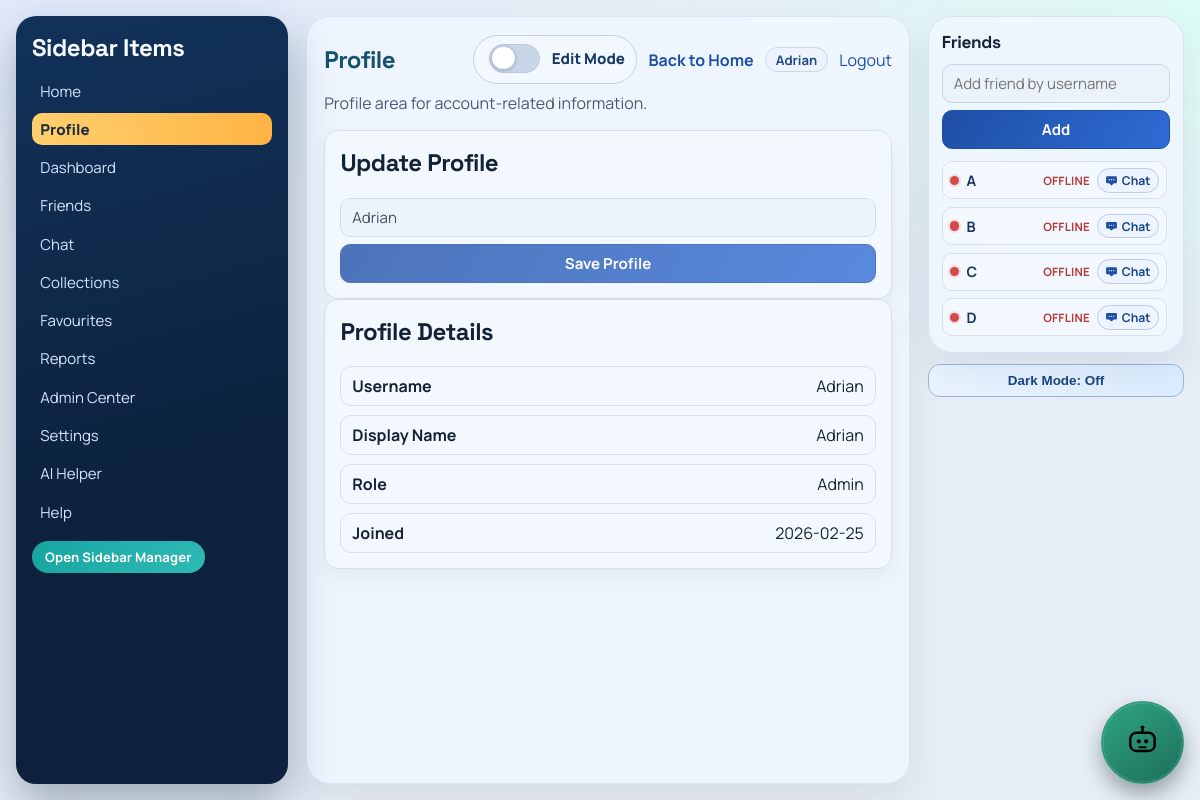
Screenshot of /profile/ (signed in) with the database file from the repository.
### myapp/models.py (models this page shows, shortened)
class SidebarItem(models.Model):
    name = models.CharField(max_length=50)

### myapp/views.py (the view, shortened to what this page needs)
# urls.py: path('profile/', views.profile_page, name='profile_page'),
@login_required
def profile_page(request):
    display_name = request.user.first_name or request.user.username
    role = 'Admin' if _is_admin(request.user) else 'User'
    context = {
        'sidebar_items': _sidebar_items_for_user(request.user),
        'page_title': 'Profile',
        'page_description': 'Profile area for account-related information.',
        'display_name': display_name,
        'info_rows': [
            ('Username', request.user.username),
            ('Display Name', display_name),
            ('Role', role),
            ('Joined', request.user.date_joined.strftime('%Y-%m-%d')),
        ],
        'current_section': 'profile',
    }
    return render(request, 'myapp/profile.html', context)

### myapp/context_processors.py (called while the page is built)
def tab_session_seed(request):
    if not getattr(request, 'user', None) or not request.user.is_authenticated:
        return {'session_seed': False}
    return {'session_seed': bool(request.session.pop('tab_session_seed', False))}

def ui_theme_mode(request):
    theme_mode = request.COOKIES.get('ui_theme_mode') or request.session.get('settings_theme_mode') or 'light'
    if theme_mode not in {'light', 'dark'}:
        theme_mode = 'light'
    return {'ui_theme_mode': theme_mode}

### myapp/templatetags/url_helpers.py (called while the page is built)
@register.simple_tag
def sidebar_item_url(item):
    name = str(getattr(item, 'name', item)).strip().lower()
    mapping = {
        'home': 'index',
        'help': 'help_page',
        'admin center': 'admin_center_page',
        'dashboard': 'dashboard_page',
        'profile': 'profile_page',
        'friends': 'friends_page',
        'chat': 'chat_hub_page',
        'ai helper': 'ai_helper_page',
        'settings': 'settings_page',
        'reports': 'reports_page',
        'collections': 'collections_page',
        'favourites': 'favorites_page',
        'favorites': 'favorites_page',
    }
    route_name = mapping.get(name)
    if route_name:
        return reverse(route_name)
    item_id = getattr(item, 'id', None)
    if item_id:
        return reverse('sidebar_item_detail', args=[item_id])
    return reverse('index')

### myapp/views.py (called while the page is built)
def _is_admin(user):
    return user.is_staff or user.is_superuser

def _sidebar_items_for_user(user):
    SidebarItem.objects.filter(name__iexact='Favorites').update(name='Favourites')
    for name in DEFAULT_SIDEBAR_ITEMS:
        SidebarItem.objects.get_or_create(name=name)
    items = list(SidebarItem.objects.all())
    if not _is_admin(user):
        items = [item for item in items if item.name.strip().lower() != 'admin center']
    items.sort(key=lambda item: (SIDEBAR_ORDER.get(item.name.strip().lower(), 500), item.name.lower()))
    return items

### myapp/templates/myapp/profile.html (shortened to what this page needs)
{% extends 'myapp/base_sidebar_page.html' %}
{% block body_class %}page-profile{% endblock %}
{% block page_content %}
<section class="tool-card">
    <h2>Update Profile</h2>
    <form method="post" class="stack-form{% if request.user.is_staff %} admin-editable-form{% endif %}">
        <input type="text" name="display_name" value="{{ display_name }}" maxlength="50" required>
        <button type="submit">Save Profile</button>
    </form>
</section>
<section class="tool-card">
    <h2>Profile Details</h2>
    <div class="info-grid">
        {% for label, value in info_rows %}
            <div class="info-row">
                <strong>{{ label }}</strong>
                <span>{{ value }}</span>
            </div>
        {% endfor %}
    </div>
</section>
{% endblock %}

### myapp/templates/myapp/base_sidebar_page.html (shortened to what this page needs)
{% load static %}
{% load url_helpers %}
<!DOCTYPE html>
<html lang="en">
<head>
    <link rel="stylesheet" href="{% static 'myapp/style.css' %}">
</head>
<body
    class="app-body theme-{{ ui_theme_mode|default:'light' }} {% block body_class %}page-generic{% endblock %}"
    data-is-admin="{% if request.user.is_staff %}1{% else %}0{% endif %}"
    data-current-user="{{ request.user.username }}"
    data-authenticated="1"
    data-session-seed="{% if session_seed %}1{% else %}0{% endif %}"
    data-force-logout-url="{% url 'logout_page' %}"
    data-theme-set-url="{% url 'set_theme_mode' %}"
>
    <div class="container">
        <aside class="sidebar" id="sidebar">
            <h2>Sidebar Items</h2>
            <ul>
                {% for item in sidebar_items %}
                    {% sidebar_item_url item as item_url %}
                    <li>
                        <a
                            class="sidebar-item-link {% if item.name|lower == current_section %}active{% endif %}"
                            href="{{ item_url }}"
                        >
                            {{ item.name }}
                        </a>
                    </li>
                {% empty %}
                    <li>No items yet.</li>
                {% endfor %}
            </ul>
            {% if request.user.is_staff %}
                <a class="sidebar-nav-btn" href="{% url 'sidebar_items_page' %}">Open Sidebar Manager</a>
            {% endif %}
        </aside>
        <main class="main surface-panel">
            <header class="page-header">
                <h1>{{ page_title }}</h1>
                <div class="header-links">
                    {% if request.user.is_staff and show_page_edit_toggle != False %}
                        <div class="admin-edit-toggle" id="pageAdminToggleWrap">
                            <label class="toggle-line" for="adminEditToggle">
                                <input type="checkbox" id="adminEditToggle">
                                <span>Edit Mode</span>
                            </label>
                        </div>
                    {% endif %}
                    <a class="inline-link" href="{% url 'index' %}">Back to Home</a>
                    <span class="user-chip">{{ request.user.username }}</span>
                    <form method="post" action="{% url 'logout_page' %}" class="inline-form">
                        <button type="submit" class="link-button">Logout</button>
                    </form>
                </div>
            </header>
            <p class="page-subtitle">{{ page_description }}</p>
            {% block page_content %}{% endblock %}
        </main>
        <div class="right-rail">
            <aside class="friends-sidebar surface-panel" aria-label="Friends">
                <h2>Friends</h2>
                <form method="post" action="{% url 'add_friend' %}" class="stack-form friends-add-form">
                    <input type="text" name="username" placeholder="Add friend by username" required>
                    <button type="submit">Add</button>
                </form>
                <div class="friends-list">
                    {% for friend in friends_panel_items %}
                        <div class="friend-row">
                            <span class="friend-state {% if friend.is_online %}online{% else %}offline{% endif %}"></span>
                            <span class="friend-name">{{ friend.username }}</span>
                            <span class="friend-presence-text {% if friend.is_online %}online{% else %}offline{% endif %}">
                                {% if friend.is_online %}Online{% else %}Offline{% endif %}
                            </span>
                            <a class="friend-chat-btn" href="{% url 'chat_page' friend.id %}">
                                <img src="{% static 'myapp/chat-icon.svg' %}" alt="" aria-hidden="true">
                                <span>Chat</span>
                            </a>
                        </div>
                    {% empty %}
                        <p class="friend-empty">No friends added yet.</p>
                    {% endfor %}
                </div>
            </aside>
            <div class="theme-rail-tool">
                <button type="button" class="theme-quick-btn" data-theme-quick-toggle>Dark Mode: Off</button>
            </div>
        </div>
    </div>
    <div class="ai-floating-tool">
        <button
            type="button"
            class="ai-quick-btn"
            id="aiHelperLauncher"
            aria-label="Open AI Helper"
            aria-controls="aiHelperWidget"
            aria-expanded="false"
        >
            <img src="{% static 'myapp/ai-icon.svg' %}" alt="" aria-hidden="true">
        </button>
    </div>
</body>
</html>

### rows the page displays
SidebarItem: name "Home"
SidebarItem: name "Profile"
SidebarItem: name "Dashboard"
SidebarItem: name "Friends"
SidebarItem: name "Chat"
SidebarItem: name "Collections"
SidebarItem: name "Favourites"
SidebarItem: name "Reports"
SidebarItem: name "Admin Center"
SidebarItem: name "Settings"
SidebarItem: name "AI Helper"
SidebarItem: name "Help"

### other values shown
{{ request.user.username }} "Adrian"
{{ page_description }} "Profile area for account-related information."
{{ label }} "Username" "Display Name" "Role" "Joined"
{{ value }} "Adrian" "Adrian" "Admin" "2026-02-25"
{{ friend.username }} "A" "B" "C" "D"
